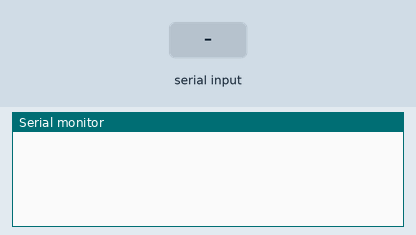
Recording of a sketch running on a simulated Arduino Uno, built with avr-gcc and run on an emulated ATmega328P. On the bench: the last lines printed to the serial monitor. The inputs (shaded band) are chosen by the test bench. Random numbers use the default seed unless the sketch sets one.

Above: at 1.2 s.
1.3 s: "battito;" received over Serial
At 2.8 s:
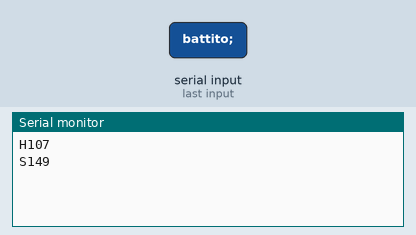
3.5 s: "temperatura;" received over Serial
At 4.7 s:
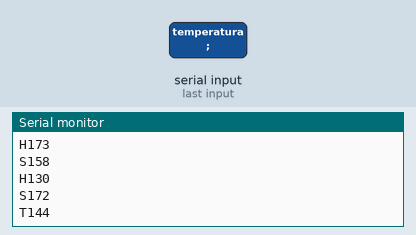
6.5 s: "riflessi;" received over Serial
At 7.4 s:
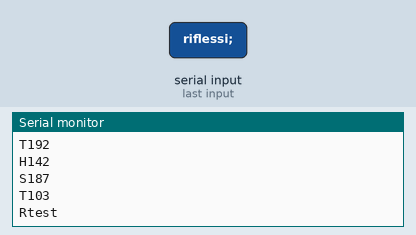
Timing chart, 0 to 9.5 s (numbered marks = the images above; inputs shaded):
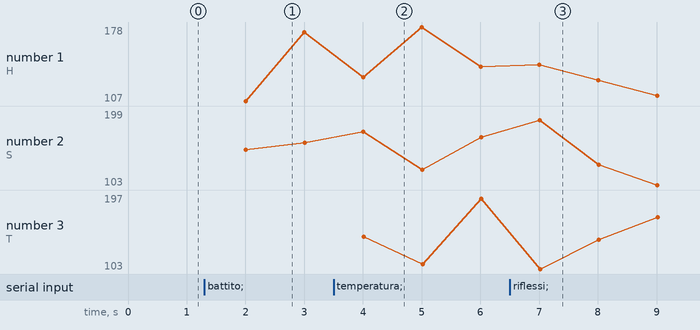

The sketch:

TestSeriale.ino
```cpp
bool starttemp = false;
bool starthr = false;
bool startreflex = false;
void setup() {
  // put your setup code here, to run once:
  Serial.begin(9600);
}

void loop() {
  // put your main code here, to run repeatedly:
  if (Serial.available()){
    String tmp = Serial.readStringUntil(';');
    if (tmp == "battito") {
      starthr = true;
    }
    else if (tmp == "temperatura"){
      starttemp = true;
    }
    else if (tmp == "riflessi"){
      startreflex = true;
    }
  };
  if (starthr == true) {
    int tmp = random(100, 200);
    Serial.print("H");
    Serial.println(tmp);
    tmp = random(100, 200);
    Serial.print("S");
    Serial.println(tmp);
  }
  if (starttemp == true) {
    int tmp = random(100, 200);
    Serial.print("T");
    Serial.println(tmp);
  }
  if (startreflex == true) {
    Serial.println("Rtest");
    startreflex = false;
  }
  delay(1000);
}
```

Measured:
- after the input at 1.3 s, the serial monitor: prints a new line after 0.70 s (image 1)
- after the input at 3.5 s, the serial monitor: prints a new line after 0.51 s (image 2)
- after the input at 6.5 s, the serial monitor: prints a new line after 0.52 s (image 3)
- plotted number 1: 173 → 140 after the input at 3.5 s
- plotted number 2: 158 → 165 after the input at 3.5 s
